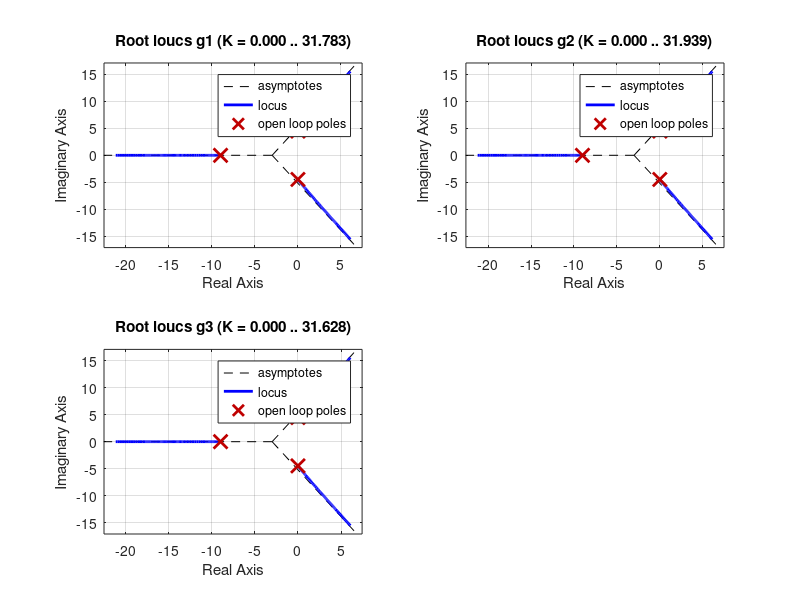

Recreate this plot in MATLAB.
num = 180;
den1 = [1 9 20 180];
den2 = [1 9 20 181];
den3 = [1 9 20 179];
g1 = tf(num, den1);
g2 = tf(num, den2);
g3 = tf(num, den3);
subplot(2, 2, 1);
rlocus(g1);
subplot(2, 2, 2);
rlocus(g2);
subplot(2, 2, 3);
rlocus(g3);
isstable(g1)
isstable(g2)
isstable(g3)

